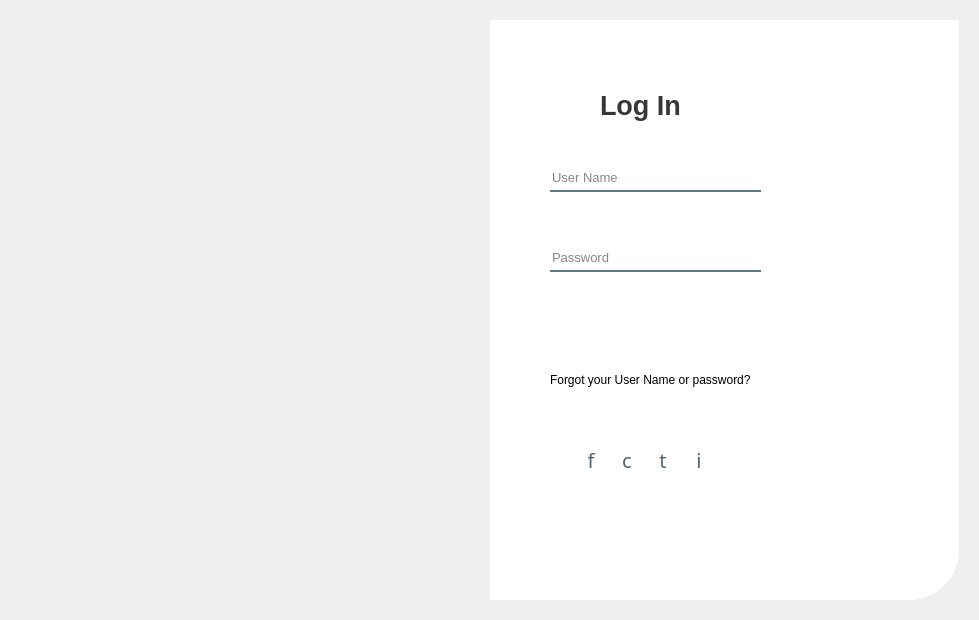
<?xml version="1.0" encoding="UTF-8"?>
<ui version="4.0">
 <class>LoginForm</class>
 <widget class="QWidget" name="LoginForm">
  <property name="enabled">
   <bool>true</bool>
  </property>
  <property name="geometry">
   <rect>
    <x>0</x>
    <y>0</y>
    <width>979</width>
    <height>620</height>
   </rect>
  </property>
  <property name="windowTitle">
   <string>LoginForm</string>
  </property>
  <property name="styleSheet">
   <string notr="true">QPushButton#InspushButton,#FacepushButton,#TwpushButton,#InpushButton
{
	background-color: rgba(0, 0, 0, 0);
	color:rgba(85, 98, 112, 255);

}
QPushButton#InspushButton:hover,#FacepushButton:hover,#TwpushButton:hover,#InpushButton:hover
{
	color:rgba(131, 96, 53, 255);
}
QPushButton#InspushButton:pressed,#FacepushButton:pressed,#TwpushButton:pressed,#InpushButton:pressed
{
	padding-left:5px;
	padding-top:5px;
	color:rgba(91, 88, 53, 255);
}</string>
  </property>
  <layout class="QGridLayout" name="gridLayout_2">
   <item row="0" column="1">
    <widget class="QWidget" name="widget_2" native="true">
     <property name="styleSheet">
      <string notr="true"/>
     </property>
     <layout class="QGridLayout" name="gridLayout">
      <item row="0" column="0">
       <layout class="QHBoxLayout" name="horizontalLayout_2" stretch="0,0">
        <property name="spacing">
         <number>0</number>
        </property>
        <item>
         <widget class="QWidget" name="sdsd" native="true">
          <property name="styleSheet">
           <string notr="true">border-image:url(:/Icon/den.jpg);
border-top-left-radius:50px</string>
          </property>
         </widget>
        </item>
        <item>
         <widget class="QWidget" name="widget_3" native="true">
          <property name="styleSheet">
           <string notr="true">background-color:rgba(255,255,255,255);
border-bottom-right-radius:50px;</string>
          </property>
          <widget class="QLabel" name="label">
           <property name="geometry">
            <rect>
             <x>110</x>
             <y>50</y>
             <width>101</width>
             <height>71</height>
            </rect>
           </property>
           <property name="font">
            <font>
             <pointsize>20</pointsize>
             <bold>true</bold>
            </font>
           </property>
           <property name="styleSheet">
            <string notr="true">color:rgba(0, 0, 0, 200);</string>
           </property>
           <property name="text">
            <string>Log In</string>
           </property>
          </widget>
          <widget class="QLineEdit" name="lineEdit">
           <property name="geometry">
            <rect>
             <x>60</x>
             <y>150</y>
             <width>211</width>
             <height>22</height>
            </rect>
           </property>
           <property name="font">
            <font>
             <pointsize>10</pointsize>
            </font>
           </property>
           <property name="styleSheet">
            <string notr="true">background-color:rgba(0,0,0,0);
border:none;
border-bottom: 2px solid rgba(46, 82, 101, 200);
color:rgba(0, 0, 0, 240);
padding-bottom:7px;</string>
           </property>
           <property name="placeholderText">
            <string>User Name</string>
           </property>
          </widget>
          <widget class="QLineEdit" name="lineEdit_2">
           <property name="geometry">
            <rect>
             <x>60</x>
             <y>230</y>
             <width>211</width>
             <height>22</height>
            </rect>
           </property>
           <property name="font">
            <font>
             <pointsize>10</pointsize>
            </font>
           </property>
           <property name="styleSheet">
            <string notr="true">background-color:rgba(0,0,0,0);
border:none;
border-bottom: 2px solid rgba(46, 82, 101, 200);
color:rgba(0, 0, 0, 240);
padding-bottom:7px;</string>
           </property>
           <property name="placeholderText">
            <string>Password</string>
           </property>
          </widget>
          <widget class="QPushButton" name="LoginpushButton">
           <property name="geometry">
            <rect>
             <x>60</x>
             <y>290</y>
             <width>201</width>
             <height>41</height>
            </rect>
           </property>
           <property name="font">
            <font>
             <family>Arial Black</family>
             <pointsize>11</pointsize>
             <bold>true</bold>
            </font>
           </property>
           <property name="styleSheet">
            <string notr="true">QPushButton#LoginpushButton
{
	background-color: qlineargradient(spread:pad, x1:0, y1:0.505682, x2:1, y2:0.477, stop:0 rgba(11, 131, 120, 219), stop:1 		     rgba(85, 98, 112, 226));
	color:rgba(255, 255, 255, 210);
	border-radius:5px;
}
QPushButton#LoginpushButton:hover
{
	background-color: qlineargradient(spread:pad, x1:0, y1:0.505682, x2:1, y2:0.477, stop:0 rgba(150, 123, 111, 219), stop:1 		     rgba(85, 81, 84, 226));
}
QPushButton#LoginpushButton:pressed
{
	padding-left:5px;
	padding-top:5px;
	background-color:rgba(150, 123, 111, 255);
}</string>
           </property>
           <property name="text">
            <string>Log In</string>
           </property>
          </widget>
          <widget class="QLabel" name="label_2">
           <property name="geometry">
            <rect>
             <x>60</x>
             <y>350</y>
             <width>221</width>
             <height>20</height>
            </rect>
           </property>
           <property name="styleSheet">
            <string notr="true">color:rgba(0, 0 ,0 210);</string>
           </property>
           <property name="text">
            <string>Forgot your User Name or password?</string>
           </property>
          </widget>
          <widget class="QWidget" name="horizontalLayoutWidget">
           <property name="geometry">
            <rect>
             <x>80</x>
             <y>420</y>
             <width>151</width>
             <height>41</height>
            </rect>
           </property>
           <layout class="QHBoxLayout" name="horizontalLayout">
            <property name="spacing">
             <number>0</number>
            </property>
            <item>
             <widget class="QPushButton" name="FacepushButton">
              <property name="maximumSize">
               <size>
                <width>30</width>
                <height>30</height>
               </size>
              </property>
              <property name="font">
               <font>
                <family>font social media 2018</family>
                <pointsize>15</pointsize>
                <bold>false</bold>
               </font>
              </property>
              <property name="styleSheet">
               <string notr="true"/>
              </property>
              <property name="text">
               <string>f</string>
              </property>
              <property name="iconSize">
               <size>
                <width>30</width>
                <height>30</height>
               </size>
              </property>
             </widget>
            </item>
            <item>
             <widget class="QPushButton" name="InspushButton">
              <property name="maximumSize">
               <size>
                <width>30</width>
                <height>30</height>
               </size>
              </property>
              <property name="font">
               <font>
                <family>font social media 2018</family>
                <pointsize>15</pointsize>
                <bold>false</bold>
               </font>
              </property>
              <property name="styleSheet">
               <string notr="true">QPushButton#InspushButton
{
	background-color: rgba(0, 0, 0, 0);
	color:rgba(85, 98, 112, 255);

}
QPushButton#InspushButton:hover
{
	color:rgba(131, 96, 53, 255);
}
QPushButton#InspushButton:pressed
{
	padding-left:5px;
	padding-top:5px;
	color:rgba(91, 88, 53, 255);
}</string>
              </property>
              <property name="text">
               <string>c</string>
              </property>
              <property name="iconSize">
               <size>
                <width>30</width>
                <height>30</height>
               </size>
              </property>
             </widget>
            </item>
            <item>
             <widget class="QPushButton" name="TwpushButton">
              <property name="maximumSize">
               <size>
                <width>30</width>
                <height>30</height>
               </size>
              </property>
              <property name="font">
               <font>
                <family>font social media 2018</family>
                <pointsize>15</pointsize>
               </font>
              </property>
              <property name="styleSheet">
               <string notr="true"/>
              </property>
              <property name="text">
               <string>t</string>
              </property>
              <property name="iconSize">
               <size>
                <width>30</width>
                <height>30</height>
               </size>
              </property>
             </widget>
            </item>
            <item>
             <widget class="QPushButton" name="InpushButton">
              <property name="maximumSize">
               <size>
                <width>30</width>
                <height>30</height>
               </size>
              </property>
              <property name="font">
               <font>
                <family>font social media 2018</family>
                <pointsize>15</pointsize>
               </font>
              </property>
              <property name="styleSheet">
               <string notr="true"/>
              </property>
              <property name="text">
               <string>i</string>
              </property>
              <property name="iconSize">
               <size>
                <width>30</width>
                <height>30</height>
               </size>
              </property>
             </widget>
            </item>
           </layout>
          </widget>
         </widget>
        </item>
       </layout>
      </item>
     </layout>
    </widget>
   </item>
  </layout>
 </widget>
 <resources/>
 <connections/>
</ui>
